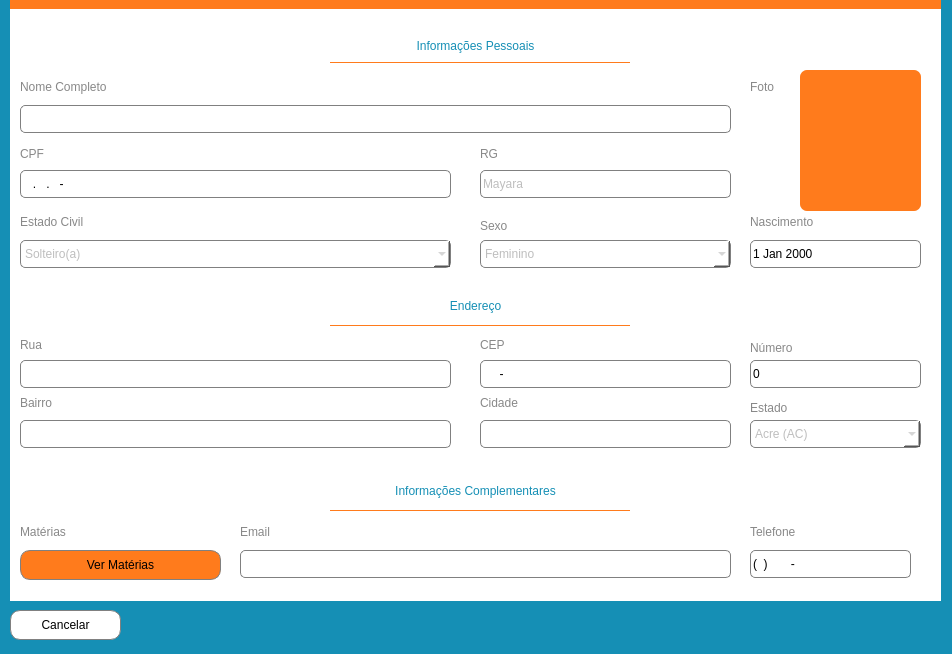
<?xml version="1.0" encoding="UTF-8"?>
<ui version="4.0">
 <class>perfilProfessor</class>
 <widget class="QMainWindow" name="perfilProfessor">
  <property name="geometry">
   <rect>
    <x>0</x>
    <y>0</y>
    <width>952</width>
    <height>654</height>
   </rect>
  </property>
  <property name="sizePolicy">
   <sizepolicy hsizetype="Fixed" vsizetype="Fixed">
    <horstretch>0</horstretch>
    <verstretch>0</verstretch>
   </sizepolicy>
  </property>
  <property name="minimumSize">
   <size>
    <width>952</width>
    <height>200</height>
   </size>
  </property>
  <property name="maximumSize">
   <size>
    <width>952</width>
    <height>760</height>
   </size>
  </property>
  <property name="windowTitle">
   <string>Perfil Professor</string>
  </property>
  <property name="layoutDirection">
   <enum>Qt::LeftToRight</enum>
  </property>
  <property name="styleSheet">
   <string notr="true">background-color: rgb(21, 143, 181)</string>
  </property>
  <widget class="QWidget" name="centralwidget">
   <property name="sizePolicy">
    <sizepolicy hsizetype="Fixed" vsizetype="Fixed">
     <horstretch>0</horstretch>
     <verstretch>0</verstretch>
    </sizepolicy>
   </property>
   <property name="styleSheet">
    <string notr="true">QWidget{
backgroundcolor: rgb(255,255,255)
}</string>
   </property>
   <widget class="QPushButton" name="btnCancelar">
    <property name="geometry">
     <rect>
      <x>10</x>
      <y>610</y>
      <width>111</width>
      <height>30</height>
     </rect>
    </property>
    <property name="sizePolicy">
     <sizepolicy hsizetype="Maximum" vsizetype="Expanding">
      <horstretch>0</horstretch>
      <verstretch>0</verstretch>
     </sizepolicy>
    </property>
    <property name="focusPolicy">
     <enum>Qt::StrongFocus</enum>
    </property>
    <property name="styleSheet">
     <string notr="true">font: 25 10pt &quot;Malgun Gothic Semilight&quot;;
border: 0.7px solid grey;
border-radius: 10px;
background-color: rgb(255, 255, 255);
box-shadow: 5px -9px 3px #000;</string>
    </property>
    <property name="text">
     <string>Cancelar</string>
    </property>
   </widget>
   <widget class="QFrame" name="framezao">
    <property name="geometry">
     <rect>
      <x>10</x>
      <y>0</y>
      <width>931</width>
      <height>601</height>
     </rect>
    </property>
    <property name="sizePolicy">
     <sizepolicy hsizetype="Expanding" vsizetype="Expanding">
      <horstretch>0</horstretch>
      <verstretch>0</verstretch>
     </sizepolicy>
    </property>
    <property name="styleSheet">
     <string notr="true">QFrame{
background-color: rgb(255, 255, 255);
border-radius: 7px;
}</string>
    </property>
    <property name="frameShape">
     <enum>QFrame::StyledPanel</enum>
    </property>
    <property name="frameShadow">
     <enum>QFrame::Raised</enum>
    </property>
    <widget class="QFrame" name="framePessoais">
     <property name="geometry">
      <rect>
       <x>0</x>
       <y>30</y>
       <width>931</width>
       <height>251</height>
      </rect>
     </property>
     <property name="sizePolicy">
      <sizepolicy hsizetype="Expanding" vsizetype="Expanding">
       <horstretch>0</horstretch>
       <verstretch>0</verstretch>
      </sizepolicy>
     </property>
     <property name="styleSheet">
      <string notr="true">background-color: rgb(255, 255, 255)</string>
     </property>
     <property name="frameShape">
      <enum>QFrame::StyledPanel</enum>
     </property>
     <property name="frameShadow">
      <enum>QFrame::Raised</enum>
     </property>
     <widget class="QLabel" name="lblPessoais">
      <property name="geometry">
       <rect>
        <x>0</x>
        <y>-4</y>
        <width>931</width>
        <height>39</height>
       </rect>
      </property>
      <property name="styleSheet">
       <string notr="true">font: 25 12pt &quot;Malgun Gothic Semilight&quot;;
color: rgb(21, 143, 181);</string>
      </property>
      <property name="text">
       <string>Informações Pessoais</string>
      </property>
      <property name="alignment">
       <set>Qt::AlignCenter</set>
      </property>
     </widget>
     <widget class="QLabel" name="lblNome">
      <property name="geometry">
       <rect>
        <x>10</x>
        <y>45</y>
        <width>181</width>
        <height>23</height>
       </rect>
      </property>
      <property name="styleSheet">
       <string notr="true">font: 75 10pt &quot;Malgun Gothic&quot;;
color: rgb(136, 136, 136)</string>
      </property>
      <property name="text">
       <string>Nome Completo</string>
      </property>
     </widget>
     <widget class="QLabel" name="lblCpf">
      <property name="geometry">
       <rect>
        <x>10</x>
        <y>112</y>
        <width>55</width>
        <height>23</height>
       </rect>
      </property>
      <property name="styleSheet">
       <string notr="true">color: rgb(136, 136, 136);
font: 75 10pt &quot;Malgun Gothic&quot;;</string>
      </property>
      <property name="text">
       <string>CPF</string>
      </property>
     </widget>
     <widget class="QLabel" name="lblEstadoCivil">
      <property name="geometry">
       <rect>
        <x>10</x>
        <y>180</y>
        <width>111</width>
        <height>23</height>
       </rect>
      </property>
      <property name="styleSheet">
       <string notr="true">color: rgb(136, 136, 136);
font: 75 10pt &quot;Malgun Gothic&quot;;</string>
      </property>
      <property name="text">
       <string>Estado Civil</string>
      </property>
     </widget>
     <widget class="QLabel" name="lblNascimento">
      <property name="geometry">
       <rect>
        <x>740</x>
        <y>180</y>
        <width>121</width>
        <height>23</height>
       </rect>
      </property>
      <property name="styleSheet">
       <string notr="true">color: rgb(136, 136, 136);
font: 75 10pt &quot;Malgun Gothic&quot;;</string>
      </property>
      <property name="text">
       <string>Nascimento</string>
      </property>
     </widget>
     <widget class="QLabel" name="lblRg">
      <property name="geometry">
       <rect>
        <x>470</x>
        <y>112</y>
        <width>55</width>
        <height>23</height>
       </rect>
      </property>
      <property name="styleSheet">
       <string notr="true">color: rgb(136, 136, 136);
font: 75 10pt &quot;Malgun Gothic&quot;;</string>
      </property>
      <property name="text">
       <string>RG</string>
      </property>
      <property name="textFormat">
       <enum>Qt::PlainText</enum>
      </property>
     </widget>
     <widget class="QComboBox" name="cbEstadoCivil">
      <property name="enabled">
       <bool>false</bool>
      </property>
      <property name="geometry">
       <rect>
        <x>10</x>
        <y>210</y>
        <width>431</width>
        <height>28</height>
       </rect>
      </property>
      <property name="styleSheet">
       <string notr="true">border: 1px solid grey;
border-radius: 5px;
font: 9pt &quot;Leelawadee UI Semilight&quot;;
background-color: rgb(255, 255, 255);</string>
      </property>
      <property name="currentIndex">
       <number>0</number>
      </property>
      <property name="maxVisibleItems">
       <number>5</number>
      </property>
      <item>
       <property name="text">
        <string>Solteiro(a)</string>
       </property>
      </item>
      <item>
       <property name="text">
        <string>Casado(a)</string>
       </property>
      </item>
      <item>
       <property name="text">
        <string>Separado(a)</string>
       </property>
      </item>
      <item>
       <property name="text">
        <string>Divorciado(a)</string>
       </property>
      </item>
      <item>
       <property name="text">
        <string>Viúvo(a)</string>
       </property>
      </item>
     </widget>
     <widget class="QDateEdit" name="dateNascimento">
      <property name="enabled">
       <bool>true</bool>
      </property>
      <property name="geometry">
       <rect>
        <x>740</x>
        <y>210</y>
        <width>171</width>
        <height>28</height>
       </rect>
      </property>
      <property name="styleSheet">
       <string notr="true">border: 1px solid grey;
border-radius: 5px;
font: 9pt &quot;Leelawadee UI Semilight&quot;;
background-color: rgb(255, 255, 255);</string>
      </property>
      <property name="readOnly">
       <bool>true</bool>
      </property>
      <property name="buttonSymbols">
       <enum>QAbstractSpinBox::NoButtons</enum>
      </property>
      <property name="maximumDate">
       <date>
        <year>3000</year>
        <month>12</month>
        <day>31</day>
       </date>
      </property>
      <property name="minimumDate">
       <date>
        <year>1900</year>
        <month>9</month>
        <day>14</day>
       </date>
      </property>
     </widget>
     <widget class="QLabel" name="lblSexo">
      <property name="geometry">
       <rect>
        <x>470</x>
        <y>180</y>
        <width>55</width>
        <height>31</height>
       </rect>
      </property>
      <property name="styleSheet">
       <string notr="true">color: rgb(136, 136, 136);
font: 75 10pt &quot;Malgun Gothic&quot;;</string>
      </property>
      <property name="text">
       <string>Sexo</string>
      </property>
     </widget>
     <widget class="QComboBox" name="cbSexo">
      <property name="enabled">
       <bool>false</bool>
      </property>
      <property name="geometry">
       <rect>
        <x>470</x>
        <y>210</y>
        <width>251</width>
        <height>28</height>
       </rect>
      </property>
      <property name="styleSheet">
       <string notr="true">border: 1px solid grey;
border-radius: 5px;
font: 9pt &quot;Leelawadee UI Semilight&quot;;
background-color: rgb(255, 255, 255);</string>
      </property>
      <item>
       <property name="text">
        <string>Feminino</string>
       </property>
      </item>
      <item>
       <property name="text">
        <string>Masculino</string>
       </property>
      </item>
      <item>
       <property name="text">
        <string>Outro</string>
       </property>
      </item>
     </widget>
     <widget class="Line" name="lineInfo_2">
      <property name="geometry">
       <rect>
        <x>320</x>
        <y>32</y>
        <width>300</width>
        <height>1</height>
       </rect>
      </property>
      <property name="styleSheet">
       <string notr="true">background-color: rgb(255, 123, 28);</string>
      </property>
      <property name="orientation">
       <enum>Qt::Horizontal</enum>
      </property>
     </widget>
     <widget class="QLabel" name="lblFotolbl">
      <property name="geometry">
       <rect>
        <x>740</x>
        <y>45</y>
        <width>40</width>
        <height>23</height>
       </rect>
      </property>
      <property name="styleSheet">
       <string notr="true">color: rgb(136, 136, 136);
font: 75 10pt &quot;Malgun Gothic&quot;;</string>
      </property>
      <property name="text">
       <string>Foto</string>
      </property>
     </widget>
     <widget class="QLineEdit" name="lineNome">
      <property name="geometry">
       <rect>
        <x>10</x>
        <y>75</y>
        <width>711</width>
        <height>28</height>
       </rect>
      </property>
      <property name="styleSheet">
       <string notr="true">border: 1px solid grey;
border-radius: 5px;
font: 9pt &quot;Leelawadee UI Semilight&quot;;
background-color: rgb(255, 255, 255);</string>
      </property>
      <property name="readOnly">
       <bool>true</bool>
      </property>
     </widget>
     <widget class="QLineEdit" name="lineCpf">
      <property name="geometry">
       <rect>
        <x>10</x>
        <y>140</y>
        <width>431</width>
        <height>28</height>
       </rect>
      </property>
      <property name="styleSheet">
       <string notr="true">border: 1px solid grey;
border-radius: 5px;
font: 9pt &quot;Leelawadee UI Semilight&quot;;
background-color: rgb(255, 255, 255);</string>
      </property>
      <property name="inputMask">
       <string>000.000.000-00</string>
      </property>
      <property name="readOnly">
       <bool>true</bool>
      </property>
     </widget>
     <widget class="QLineEdit" name="lineRg">
      <property name="enabled">
       <bool>false</bool>
      </property>
      <property name="geometry">
       <rect>
        <x>470</x>
        <y>140</y>
        <width>251</width>
        <height>28</height>
       </rect>
      </property>
      <property name="styleSheet">
       <string notr="true">border: 1px solid grey;
border-radius: 5px;
font: 9pt &quot;Leelawadee UI Semilight&quot;;
background-color: rgb(255, 255, 255);</string>
      </property>
      <property name="text">
       <string>Mayara</string>
      </property>
      <property name="readOnly">
       <bool>true</bool>
      </property>
     </widget>
     <widget class="QLabel" name="lblFoto">
      <property name="geometry">
       <rect>
        <x>790</x>
        <y>40</y>
        <width>121</width>
        <height>141</height>
       </rect>
      </property>
      <property name="styleSheet">
       <string notr="true">background-color: rgb(255, 123, 28);
</string>
      </property>
      <property name="text">
       <string/>
      </property>
      <property name="pixmap">
       <pixmap>../../../OneDrive/Área de Trabalho/icons/perfil.png</pixmap>
      </property>
     </widget>
    </widget>
    <widget class="QFrame" name="frameEndereco">
     <property name="geometry">
      <rect>
       <x>0</x>
       <y>290</y>
       <width>931</width>
       <height>171</height>
      </rect>
     </property>
     <property name="sizePolicy">
      <sizepolicy hsizetype="Expanding" vsizetype="Expanding">
       <horstretch>0</horstretch>
       <verstretch>0</verstretch>
      </sizepolicy>
     </property>
     <property name="layoutDirection">
      <enum>Qt::LeftToRight</enum>
     </property>
     <property name="styleSheet">
      <string notr="true">background-color: rgb(255, 255, 255)</string>
     </property>
     <property name="frameShape">
      <enum>QFrame::StyledPanel</enum>
     </property>
     <property name="frameShadow">
      <enum>QFrame::Raised</enum>
     </property>
     <widget class="QLabel" name="lblEndereco">
      <property name="enabled">
       <bool>false</bool>
      </property>
      <property name="geometry">
       <rect>
        <x>0</x>
        <y>0</y>
        <width>931</width>
        <height>31</height>
       </rect>
      </property>
      <property name="styleSheet">
       <string notr="true">font: 25 12pt &quot;Malgun Gothic Semilight&quot;;
color: rgb(21, 143, 181);</string>
      </property>
      <property name="text">
       <string>Endereço</string>
      </property>
      <property name="alignment">
       <set>Qt::AlignCenter</set>
      </property>
     </widget>
     <widget class="QLabel" name="lblRua">
      <property name="geometry">
       <rect>
        <x>10</x>
        <y>47</y>
        <width>55</width>
        <height>16</height>
       </rect>
      </property>
      <property name="styleSheet">
       <string notr="true">font: 25 10pt &quot;Malgun Gothic Semilight&quot;;
color: rgb(136, 136, 136)</string>
      </property>
      <property name="text">
       <string>Rua</string>
      </property>
     </widget>
     <widget class="QLabel" name="lblNum">
      <property name="geometry">
       <rect>
        <x>740</x>
        <y>50</y>
        <width>71</width>
        <height>16</height>
       </rect>
      </property>
      <property name="styleSheet">
       <string notr="true">font: 25 10pt &quot;Malgun Gothic Semilight&quot;;
color: rgb(136, 136, 136)</string>
      </property>
      <property name="text">
       <string>Número</string>
      </property>
     </widget>
     <widget class="QLabel" name="lblBairro">
      <property name="geometry">
       <rect>
        <x>10</x>
        <y>105</y>
        <width>55</width>
        <height>16</height>
       </rect>
      </property>
      <property name="styleSheet">
       <string notr="true">font: 25 10pt &quot;Malgun Gothic Semilight&quot;;
color: rgb(136, 136, 136)</string>
      </property>
      <property name="text">
       <string>Bairro</string>
      </property>
     </widget>
     <widget class="QLabel" name="lblCep">
      <property name="geometry">
       <rect>
        <x>470</x>
        <y>47</y>
        <width>55</width>
        <height>16</height>
       </rect>
      </property>
      <property name="styleSheet">
       <string notr="true">font: 25 10pt &quot;Malgun Gothic Semilight&quot;;
color: rgb(136, 136, 136)</string>
      </property>
      <property name="text">
       <string>CEP</string>
      </property>
     </widget>
     <widget class="QLabel" name="lblCidade">
      <property name="geometry">
       <rect>
        <x>470</x>
        <y>105</y>
        <width>55</width>
        <height>16</height>
       </rect>
      </property>
      <property name="styleSheet">
       <string notr="true">font: 25 10pt &quot;Malgun Gothic Semilight&quot;;
color: rgb(136, 136, 136)</string>
      </property>
      <property name="text">
       <string>Cidade</string>
      </property>
     </widget>
     <widget class="QLabel" name="lblEstado">
      <property name="geometry">
       <rect>
        <x>740</x>
        <y>110</y>
        <width>55</width>
        <height>16</height>
       </rect>
      </property>
      <property name="styleSheet">
       <string notr="true">font: 25 10pt &quot;Malgun Gothic Semilight&quot;;
color: rgb(136, 136, 136)</string>
      </property>
      <property name="text">
       <string>Estado</string>
      </property>
     </widget>
     <widget class="QLineEdit" name="lineRua">
      <property name="geometry">
       <rect>
        <x>10</x>
        <y>70</y>
        <width>431</width>
        <height>28</height>
       </rect>
      </property>
      <property name="styleSheet">
       <string notr="true">border: 1px solid grey;
border-radius: 5px;
font: 9pt &quot;Leelawadee UI Semilight&quot;;
background-color: rgb(255, 255, 255);</string>
      </property>
      <property name="readOnly">
       <bool>true</bool>
      </property>
     </widget>
     <widget class="QSpinBox" name="spinNumero">
      <property name="geometry">
       <rect>
        <x>740</x>
        <y>70</y>
        <width>171</width>
        <height>28</height>
       </rect>
      </property>
      <property name="styleSheet">
       <string notr="true">border: 1px solid grey;
border-radius: 5px;
font: 9pt &quot;Leelawadee UI Semilight&quot;;
background-color: rgb(255, 255, 255);</string>
      </property>
      <property name="readOnly">
       <bool>true</bool>
      </property>
      <property name="buttonSymbols">
       <enum>QAbstractSpinBox::NoButtons</enum>
      </property>
      <property name="maximum">
       <number>5000</number>
      </property>
     </widget>
     <widget class="QComboBox" name="cbEstado">
      <property name="enabled">
       <bool>false</bool>
      </property>
      <property name="geometry">
       <rect>
        <x>740</x>
        <y>130</y>
        <width>171</width>
        <height>28</height>
       </rect>
      </property>
      <property name="styleSheet">
       <string notr="true">border: 1px solid grey;
border-radius: 5px;
font: 9pt &quot;Leelawadee UI Semilight&quot;;
background-color: rgb(255, 255, 255);</string>
      </property>
      <item>
       <property name="text">
        <string>Acre (AC)</string>
       </property>
      </item>
      <item>
       <property name="text">
        <string>Alagoas (AL)</string>
       </property>
      </item>
      <item>
       <property name="text">
        <string>Amapá (AP)</string>
       </property>
      </item>
      <item>
       <property name="text">
        <string>Amazonas (AM)</string>
       </property>
      </item>
      <item>
       <property name="text">
        <string>Bahia (BA)</string>
       </property>
      </item>
      <item>
       <property name="text">
        <string>Ceará (CE)</string>
       </property>
      </item>
      <item>
       <property name="text">
        <string>Distrito Federal (DF)</string>
       </property>
      </item>
      <item>
       <property name="text">
        <string>Espírito Santos (ES)</string>
       </property>
      </item>
      <item>
       <property name="text">
        <string>Goiás (GO)</string>
       </property>
      </item>
      <item>
       <property name="text">
        <string>Maranhão (MA)</string>
       </property>
      </item>
      <item>
       <property name="text">
        <string>Mato Grosso (MT)</string>
       </property>
      </item>
      <item>
       <property name="text">
        <string>Mato Grosso do Sul (MS)</string>
       </property>
      </item>
      <item>
       <property name="text">
        <string>Minas Gerais (MG)</string>
       </property>
      </item>
      <item>
       <property name="text">
        <string>Pará (PA)</string>
       </property>
      </item>
      <item>
       <property name="text">
        <string>Paraíba (PB)</string>
       </property>
      </item>
      <item>
       <property name="text">
        <string>Paraná (PR)</string>
       </property>
      </item>
      <item>
       <property name="text">
        <string>Pernambuco (PR)</string>
       </property>
      </item>
      <item>
       <property name="text">
        <string>Piauí (PI)</string>
       </property>
      </item>
      <item>
       <property name="text">
        <string>Rio de Janeiro (RJ)</string>
       </property>
      </item>
      <item>
       <property name="text">
        <string>Rio Grande do Norte (RN)</string>
       </property>
      </item>
      <item>
       <property name="text">
        <string>Rondônia (RO)</string>
       </property>
      </item>
      <item>
       <property name="text">
        <string>Roraima (RR)</string>
       </property>
      </item>
      <item>
       <property name="text">
        <string>Santa Catarina (SC)</string>
       </property>
      </item>
      <item>
       <property name="text">
        <string>São Paulo (SP)</string>
       </property>
      </item>
      <item>
       <property name="text">
        <string>Sergipe (SE)</string>
       </property>
      </item>
      <item>
       <property name="text">
        <string>Tocantins (TO)</string>
       </property>
      </item>
     </widget>
     <widget class="Line" name="lineEndereco">
      <property name="geometry">
       <rect>
        <x>320</x>
        <y>35</y>
        <width>300</width>
        <height>1</height>
       </rect>
      </property>
      <property name="styleSheet">
       <string notr="true">background-color: rgb(255, 123, 28);</string>
      </property>
      <property name="orientation">
       <enum>Qt::Horizontal</enum>
      </property>
     </widget>
     <widget class="QLineEdit" name="lineBairro">
      <property name="geometry">
       <rect>
        <x>10</x>
        <y>130</y>
        <width>431</width>
        <height>28</height>
       </rect>
      </property>
      <property name="styleSheet">
       <string notr="true">border: 1px solid grey;
border-radius: 5px;
font: 9pt &quot;Leelawadee UI Semilight&quot;;
background-color: rgb(255, 255, 255);</string>
      </property>
      <property name="readOnly">
       <bool>true</bool>
      </property>
     </widget>
     <widget class="QLineEdit" name="lineCep">
      <property name="geometry">
       <rect>
        <x>470</x>
        <y>70</y>
        <width>251</width>
        <height>28</height>
       </rect>
      </property>
      <property name="styleSheet">
       <string notr="true">border: 1px solid grey;
border-radius: 5px;
font: 9pt &quot;Leelawadee UI Semilight&quot;;
background-color: rgb(255, 255, 255);</string>
      </property>
      <property name="inputMask">
       <string>00000-000</string>
      </property>
      <property name="readOnly">
       <bool>true</bool>
      </property>
     </widget>
     <widget class="QLineEdit" name="lineCidade">
      <property name="geometry">
       <rect>
        <x>470</x>
        <y>130</y>
        <width>251</width>
        <height>28</height>
       </rect>
      </property>
      <property name="styleSheet">
       <string notr="true">border: 1px solid grey;
border-radius: 5px;
font: 9pt &quot;Leelawadee UI Semilight&quot;;
background-color: rgb(255, 255, 255);</string>
      </property>
      <property name="readOnly">
       <bool>true</bool>
      </property>
     </widget>
     <zorder>lblRua</zorder>
     <zorder>lblNum</zorder>
     <zorder>lblBairro</zorder>
     <zorder>lblCep</zorder>
     <zorder>lblCidade</zorder>
     <zorder>lblEstado</zorder>
     <zorder>lineRua</zorder>
     <zorder>spinNumero</zorder>
     <zorder>cbEstado</zorder>
     <zorder>lblEndereco</zorder>
     <zorder>lineEndereco</zorder>
     <zorder>lineBairro</zorder>
     <zorder>lineCep</zorder>
     <zorder>lineCidade</zorder>
    </widget>
    <widget class="QFrame" name="frameComplementares">
     <property name="geometry">
      <rect>
       <x>0</x>
       <y>460</y>
       <width>931</width>
       <height>201</height>
      </rect>
     </property>
     <property name="sizePolicy">
      <sizepolicy hsizetype="Expanding" vsizetype="Expanding">
       <horstretch>0</horstretch>
       <verstretch>0</verstretch>
      </sizepolicy>
     </property>
     <property name="styleSheet">
      <string notr="true">QFrame{
background-color: rgb(255, 255, 255)
}</string>
     </property>
     <property name="frameShape">
      <enum>QFrame::StyledPanel</enum>
     </property>
     <property name="frameShadow">
      <enum>QFrame::Raised</enum>
     </property>
     <widget class="QLabel" name="lblInfoComplementares">
      <property name="geometry">
       <rect>
        <x>0</x>
        <y>10</y>
        <width>931</width>
        <height>41</height>
       </rect>
      </property>
      <property name="styleSheet">
       <string notr="true">font: 25 12pt &quot;Malgun Gothic Semilight&quot;;
color: rgb(21, 143, 181);</string>
      </property>
      <property name="text">
       <string>Informações Complementares</string>
      </property>
      <property name="alignment">
       <set>Qt::AlignCenter</set>
      </property>
     </widget>
     <widget class="QLabel" name="lblMaterias">
      <property name="geometry">
       <rect>
        <x>10</x>
        <y>60</y>
        <width>81</width>
        <height>23</height>
       </rect>
      </property>
      <property name="styleSheet">
       <string notr="true">font: 25 10pt &quot;Malgun Gothic Semilight&quot;;
color: rgb(136, 136, 136)</string>
      </property>
      <property name="text">
       <string>Matérias</string>
      </property>
     </widget>
     <widget class="QLabel" name="lblEmail">
      <property name="geometry">
       <rect>
        <x>230</x>
        <y>60</y>
        <width>55</width>
        <height>23</height>
       </rect>
      </property>
      <property name="styleSheet">
       <string notr="true">font: 25 10pt &quot;Malgun Gothic Semilight&quot;;
color: rgb(136, 136, 136)</string>
      </property>
      <property name="text">
       <string>Email</string>
      </property>
     </widget>
     <widget class="Line" name="lineInfo">
      <property name="geometry">
       <rect>
        <x>320</x>
        <y>50</y>
        <width>300</width>
        <height>1</height>
       </rect>
      </property>
      <property name="styleSheet">
       <string notr="true">background-color: rgb(255, 123, 28);</string>
      </property>
      <property name="orientation">
       <enum>Qt::Horizontal</enum>
      </property>
     </widget>
     <widget class="QLabel" name="lblTelefone">
      <property name="geometry">
       <rect>
        <x>740</x>
        <y>60</y>
        <width>91</width>
        <height>23</height>
       </rect>
      </property>
      <property name="styleSheet">
       <string notr="true">color: rgb(136, 136, 136);
font: 75 10pt &quot;Malgun Gothic&quot;;</string>
      </property>
      <property name="text">
       <string>Telefone</string>
      </property>
     </widget>
     <widget class="QLineEdit" name="lineEmail">
      <property name="geometry">
       <rect>
        <x>230</x>
        <y>90</y>
        <width>491</width>
        <height>28</height>
       </rect>
      </property>
      <property name="styleSheet">
       <string notr="true">border: 1px solid grey;
border-radius: 5px;
font: 9pt &quot;Leelawadee UI Semilight&quot;;
background-color: rgb(255, 255, 255);</string>
      </property>
      <property name="readOnly">
       <bool>true</bool>
      </property>
     </widget>
     <widget class="QLineEdit" name="lineTelefone">
      <property name="geometry">
       <rect>
        <x>740</x>
        <y>90</y>
        <width>161</width>
        <height>28</height>
       </rect>
      </property>
      <property name="styleSheet">
       <string notr="true">border: 1px solid grey;
border-radius: 5px;
font: 9pt &quot;Leelawadee UI Semilight&quot;;
background-color: rgb(255, 255, 255);</string>
      </property>
      <property name="inputMethodHints">
       <set>Qt::ImhNone</set>
      </property>
      <property name="inputMask">
       <string>(00) 0 0000-0000</string>
      </property>
      <property name="readOnly">
       <bool>true</bool>
      </property>
     </widget>
     <widget class="QPushButton" name="btnMaterias">
      <property name="geometry">
       <rect>
        <x>10</x>
        <y>90</y>
        <width>201</width>
        <height>30</height>
       </rect>
      </property>
      <property name="sizePolicy">
       <sizepolicy hsizetype="Maximum" vsizetype="Expanding">
        <horstretch>0</horstretch>
        <verstretch>0</verstretch>
       </sizepolicy>
      </property>
      <property name="focusPolicy">
       <enum>Qt::StrongFocus</enum>
      </property>
      <property name="layoutDirection">
       <enum>Qt::LeftToRight</enum>
      </property>
      <property name="styleSheet">
       <string notr="true">font: 25 10pt &quot;Malgun Gothic Semilight&quot;;
border: 0.7px solid grey;
border-radius: 10px;
background-color: rgb(255, 123, 28);
box-shadow: 5px -9px 3px #000;
</string>
      </property>
      <property name="text">
       <string>Ver Matérias</string>
      </property>
     </widget>
    </widget>
    <widget class="QFrame" name="frameLaranja">
     <property name="geometry">
      <rect>
       <x>0</x>
       <y>0</y>
       <width>931</width>
       <height>9</height>
      </rect>
     </property>
     <property name="styleSheet">
      <string notr="true">background-color: rgb(255, 123, 28);
border-radius: 0.2px;
</string>
     </property>
     <property name="frameShape">
      <enum>QFrame::StyledPanel</enum>
     </property>
     <property name="frameShadow">
      <enum>QFrame::Raised</enum>
     </property>
    </widget>
    <zorder>frameLaranja</zorder>
    <zorder>framePessoais</zorder>
    <zorder>frameEndereco</zorder>
    <zorder>frameComplementares</zorder>
   </widget>
   <zorder>framezao</zorder>
   <zorder>btnCancelar</zorder>
  </widget>
 </widget>
 <resources/>
 <connections/>
</ui>
